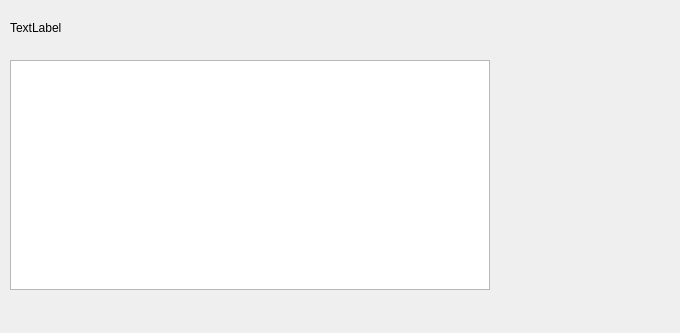
<?xml version="1.0" encoding="UTF-8"?>
<ui version="4.0">
 <class>DataListWidget</class>
 <widget class="QWidget" name="DataListWidget">
  <property name="geometry">
   <rect>
    <x>0</x>
    <y>0</y>
    <width>680</width>
    <height>333</height>
   </rect>
  </property>
  <property name="sizePolicy">
   <sizepolicy hsizetype="MinimumExpanding" vsizetype="MinimumExpanding">
    <horstretch>0</horstretch>
    <verstretch>0</verstretch>
   </sizepolicy>
  </property>
  <property name="minimumSize">
   <size>
    <width>500</width>
    <height>250</height>
   </size>
  </property>
  <property name="windowTitle">
   <string>Form</string>
  </property>
  <widget class="QTableView" name="dataTableView">
   <property name="geometry">
    <rect>
     <x>10</x>
     <y>60</y>
     <width>480</width>
     <height>230</height>
    </rect>
   </property>
  </widget>
  <widget class="QLabel" name="infoLabel">
   <property name="geometry">
    <rect>
     <x>10</x>
     <y>20</y>
     <width>461</width>
     <height>16</height>
    </rect>
   </property>
   <property name="text">
    <string>TextLabel</string>
   </property>
  </widget>
  <widget class="QLabel" name="resultLabel">
   <property name="geometry">
    <rect>
     <x>10</x>
     <y>40</y>
     <width>261</width>
     <height>16</height>
    </rect>
   </property>
   <property name="text">
    <string/>
   </property>
  </widget>
 </widget>
 <resources/>
 <connections/>
</ui>
